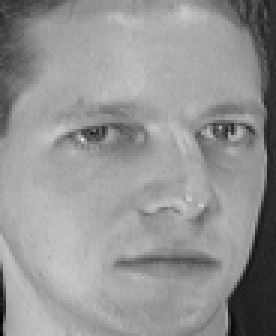
#> input picture DataSet_Uno/s1/2.pgm, 92 x 112 px (shown 3 times larger)
$ python -i dataset_quality_metrics.py   (imports and definitions only)   (older library calls are emulated)
#> lines starting #> are read from the running program, lines starting #| are printed output that depends on the picture
#> further down, picture is the input picture: shape (112, 92, 3); min 2, max 223, mean 148
#!/usr/bin/env python3
# -*- coding: utf-8 -*-

import os
import argparse
from pathlib import Path
from typing import Dict, Tuple, Optional, List

import cv2
import numpy as np
import pandas as pd
import matplotlib.pyplot as plt


IMG_EXTS = {".jpg", ".jpeg", ".png", ".bmp", ".tif", ".tiff", ".webp"}


def is_image_file(p: Path) -> bool:
    return p.suffix.lower() in IMG_EXTS


# [4 lines left out: function safe_read_image, not called in this run]


def compute_basic_metrics(img_bgr: np.ndarray) -> Dict[str, float]:
    """
    Basic quality metrics (no detector needed):
    - sharpness_lap_var: variance of Laplacian on gray
    - luminance_mean: mean gray intensity
    - contrast_std: std of gray intensity
    - pct_dark: % pixels close to black
    - pct_bright: % pixels close to white
    - pct_saturated: % pixels saturated (dark or bright)
    - noise_proxy: std of (gray - gaussian_blur(gray))
    """
    gray = cv2.cvtColor(img_bgr, cv2.COLOR_BGR2GRAY)

    # Sharpness / blur proxy
    lap = cv2.Laplacian(gray, cv2.CV_64F)
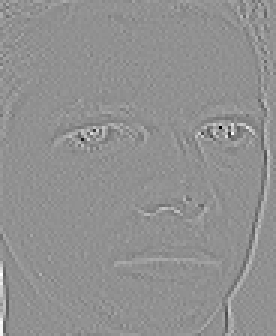
#> lap: shape (112, 92) float64 (shown 3 times larger); min -339, max 257, mean 0.2; drawn with min black and max white
    sharpness_lap_var = float(lap.var())
#> sharpness_lap_var = 575.9

    # Illumination and contrast
    luminance_mean = float(gray.mean())
#> luminance_mean = 148
    contrast_std = float(gray.std())
#> contrast_std = 40.02

    # Saturation/extremes
    dark_thr = 10
    bright_thr = 245
    pct_dark = float((gray <= dark_thr).mean() * 100.0)
#> pct_dark = 0.0582
    pct_bright = float((gray >= bright_thr).mean() * 100.0)
#> pct_bright = 0
    pct_saturated = pct_dark + pct_bright
#> pct_saturated = 0.0582

    # Noise proxy
    blur = cv2.GaussianBlur(gray, (5, 5), 0)
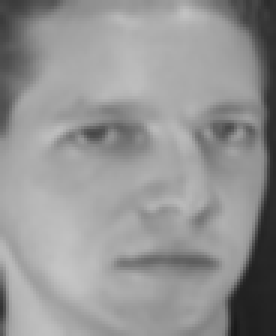
#> blur: shape (112, 92) (shown 3 times larger); min 24, max 197, mean 148.1
    resid = (gray.astype(np.float32) - blur.astype(np.float32))
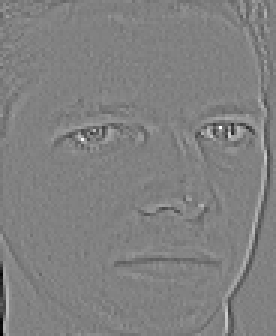
#> resid: shape (112, 92) float32 (shown 3 times larger); min -81, max 79, mean -0.1; drawn with min black and max white
    noise_proxy = float(resid.std())
#> noise_proxy = 7.01

    h, w = gray.shape[:2]
#> h = 112; w = 92
    return {
        "img_h": float(h),
        "img_w": float(w),
        "sharpness_lap_var": sharpness_lap_var,
        "luminance_mean": luminance_mean,
        "contrast_std": contrast_std,
        "pct_dark": pct_dark,
        "pct_bright": pct_bright,
        "pct_saturated": pct_saturated,
        "noise_proxy": noise_proxy,
    }


# [292 lines left out: functions get_face_detector, detect_primary_face, compute_face_metrics, quality_score, plot_hist, plot_box_by_group and 1 more, not called in this run]


# [2 lines not run here, left out]

>>> import cv2
>>> picture = cv2.imread('DataSet_Uno/s1/2.pgm')
>>> result = compute_basic_metrics(picture)
#> result = 9 items

$ run again, on DataSet_Uno/s1/4.pgm
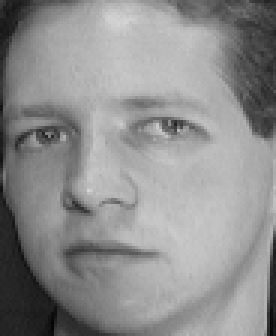
#> input picture DataSet_Uno/s1/4.pgm, 92 x 112 px (shown 3 times larger)
#> picture is the input picture: shape (112, 92, 3); min 5, max 215, mean 142.1
#> in compute_basic_metrics, `lap = cv2.Laplacian(gray, cv2.CV_64F)`:
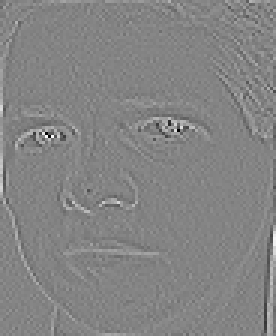
#> lap: shape (112, 92) float64 (shown 3 times larger); min -254, max 236, mean 0.3; drawn with min black and max white
#> sharpness_lap_var = 510.9
#> luminance_mean = 142.1
#> contrast_std = 47.51
#> pct_dark = 0.0776
#> pct_bright = 0
#> pct_saturated = 0.0776
#> in compute_basic_metrics, `resid = (gray.astype(np.float32) - blur.astype(np.float32))`:
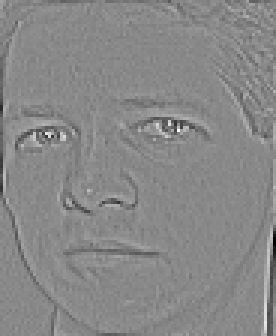
#> resid: shape (112, 92) float32 (shown 3 times larger); min -69, max 60, mean -0.1; drawn with min black and max white
#> noise_proxy = 6.41
#> result = 9 items
